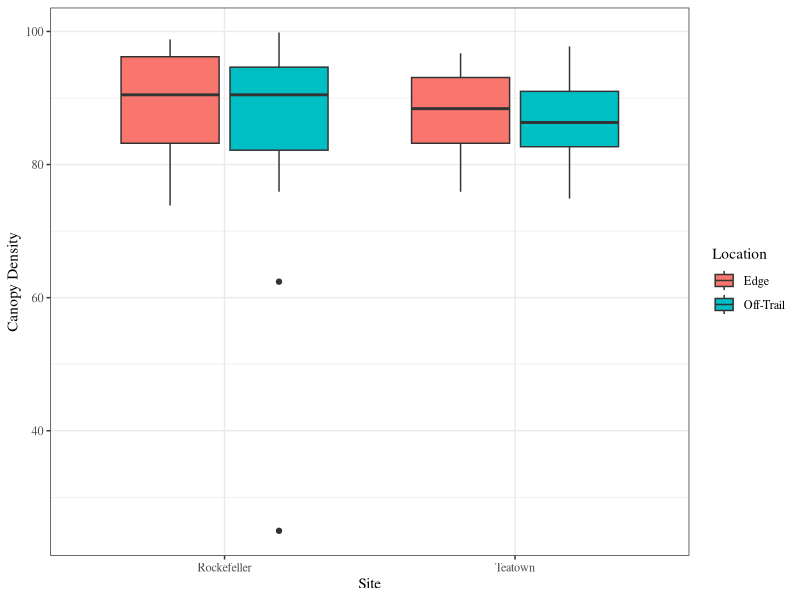
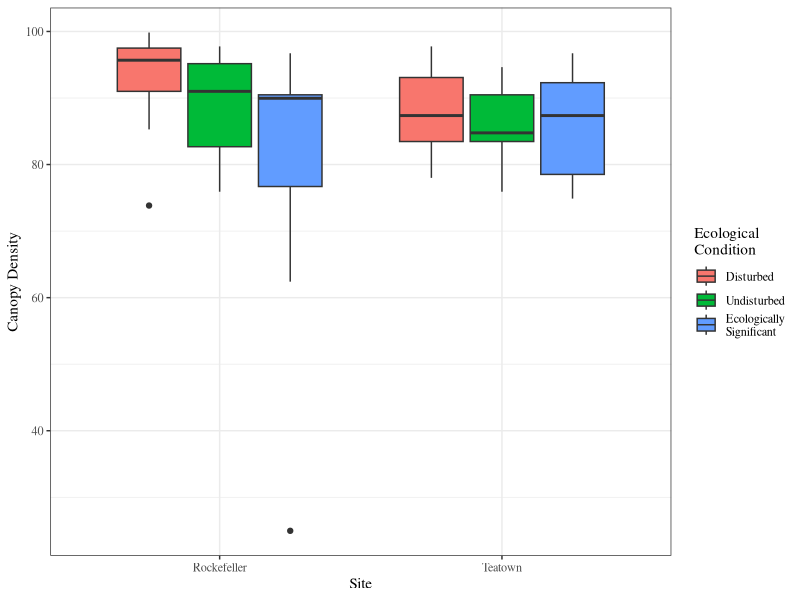
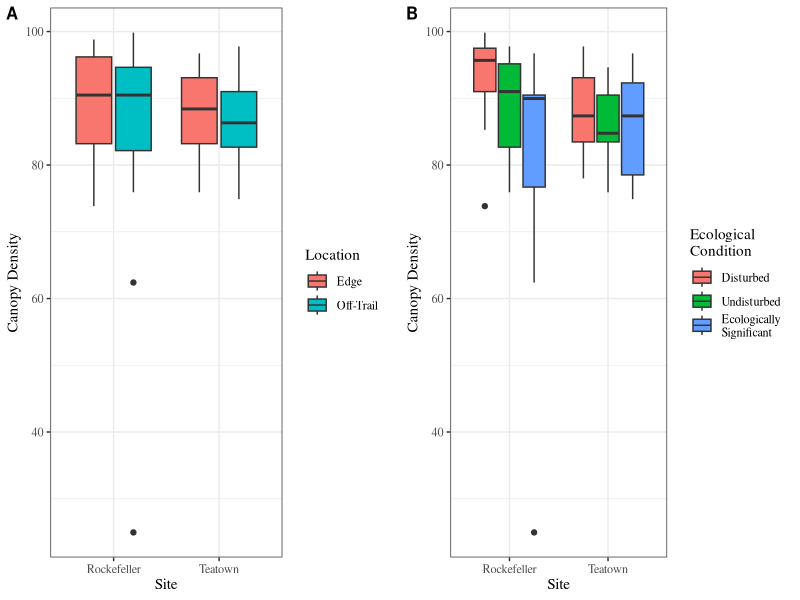
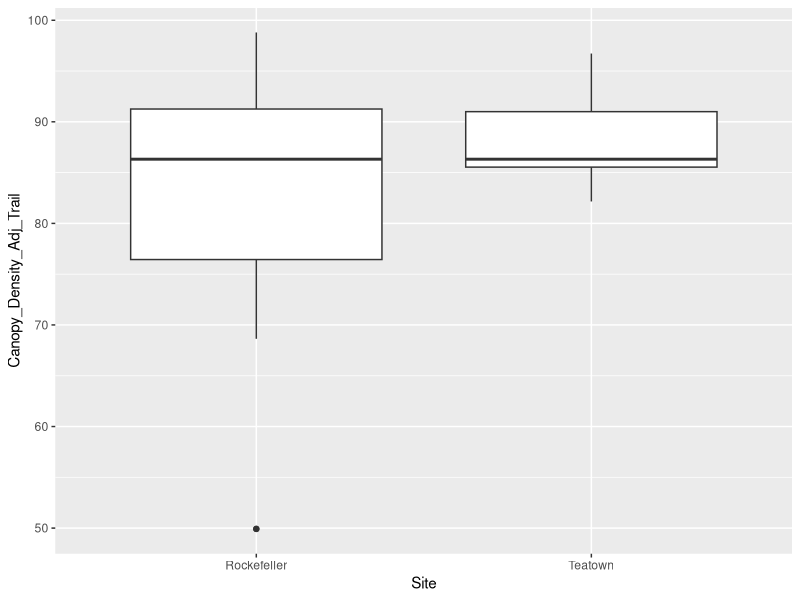
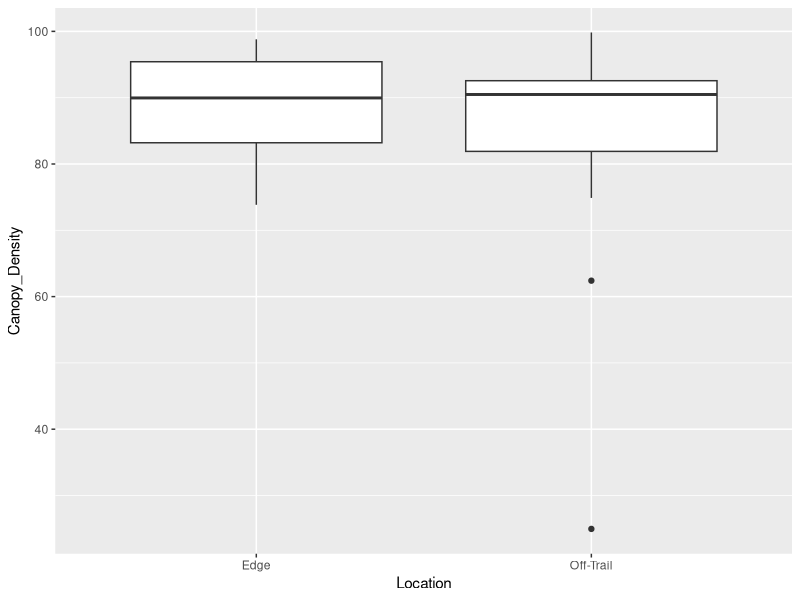
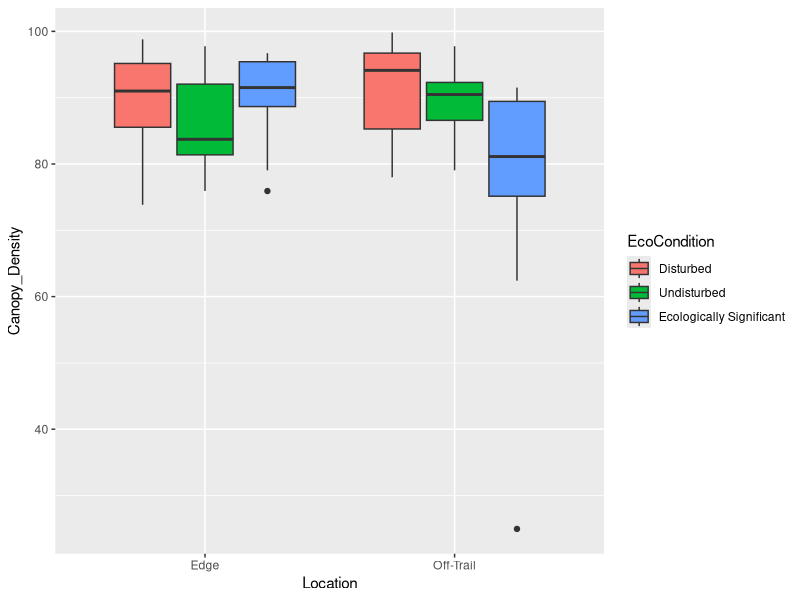
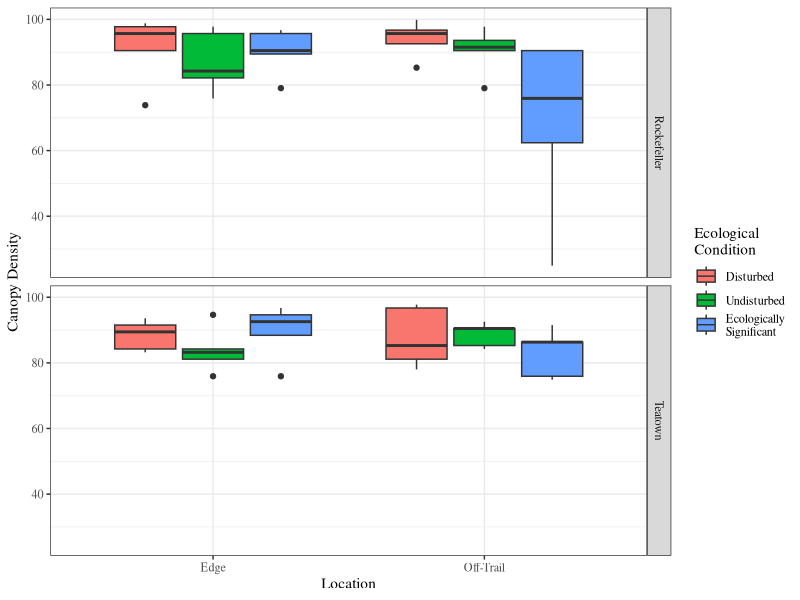
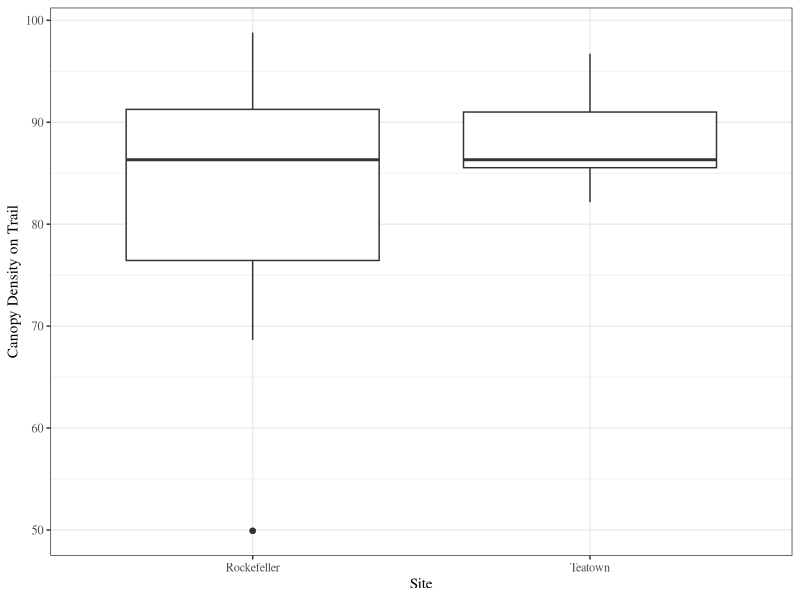

R code for these plots, in order:
## ---- chunk 1
library(readxl)
library(tidyverse)
library(knitr)
library(ggplot2)
library(cowplot)
## ---- chunk 2
papp_ground <- read_xlsx(path = "../data/PappFieldData.xlsx", sheet = 2)
papp_species <- read.csv("../data/Species_List.csv")
papp_ground <- left_join(papp_ground, papp_species, by = "Species")

# Change order of ecological conditions
papp_ground$EcoCondition <- factor(papp_ground$EcoCondition, 
                                   levels = c("Disturbed", "Undisturbed", "Ecologically Significant"))

## ---- chunk 3
canopy_dens <- 
  papp_ground %>%
  group_by(Site, Plot_Num, Location, EcoCondition) %>%
  summarise(Canopy_Density = unique(Canopy_Density),
            Canopy_Density_Adj_Trail = unique(Canopy_Density_Adjacent_Trail))
## ---- chunk 4
fig_3a <- 
  ggplot(data = canopy_dens, aes(x = Site, y = Canopy_Density, fill = Location)) +
  geom_boxplot() +
  xlab("Site") + 
  ylab("Canopy Density") + 
  theme_bw(base_family = "Times")
print(fig_3a)

## ---- chunk 5
fig_3b <-
  ggplot(data = canopy_dens, aes(x = Site, y = Canopy_Density, fill = EcoCondition)) +
  geom_boxplot() +
  xlab("Site") + 
  ylab("Canopy Density") + 
  scale_fill_discrete(name = "Ecological\nCondition",
                      breaks = c("Disturbed", "Undisturbed", "Ecologically Significant"),
                      labels = c("Disturbed", "Undisturbed", "Ecologically\nSignificant")) +
  theme_bw(base_family = "Times")
print(fig_3b)
## ---- chunk 6
plot_grid(fig_3a, fig_3b, labels = c("A", "B"), label_size = 12)
ggsave("../manuscript/figures/Figure-3-CanDens-Site.tiff", device = "tiff", width = 6.5, height = 3.5, units = "in")
## ---- chunk 7
ggplot(data = canopy_dens, aes(x = Site, y = Canopy_Density_Adj_Trail)) +
  geom_boxplot()
## ---- chunk 8
ggplot(data = canopy_dens, aes(x = Location, y = Canopy_Density)) +
  geom_boxplot()
## ---- chunk 9
ggplot(data = canopy_dens, aes(x = Location, y = Canopy_Density, fill = EcoCondition)) +
  geom_boxplot()
## ---- chunk 10
ggplot(data = canopy_dens, aes(x = Location, y = Canopy_Density, fill = EcoCondition)) +
  geom_boxplot() +
  facet_grid(Site~.) +
  ylab("Canopy Density") + 
  scale_fill_discrete(name = "Ecological\nCondition",
                      breaks = c("Disturbed", "Undisturbed", "Ecologically Significant"),
                      labels = c("Disturbed", "Undisturbed", "Ecologically\nSignificant")) +
  theme_bw(base_family = "Times")
ggsave("../manuscript/figures/Figure-3-CanDens-Loc-Site.png", device = "png", width = 6.5, height = 4, units = "in")

## ---- chunk 11
canopy_dens_lm_all <- lm(data = canopy_dens, Canopy_Density ~ Site * Location * EcoCondition )
kable(anova(canopy_dens_lm_all), digits = 3, format = "pandoc", caption = "ANOVA table of Canopy Density")
## ---- chunk 12
TukeyHSD(aov(data = canopy_dens, Canopy_Density ~ Site * Location * EcoCondition ))
# library(multcomp)
# Tukey1 <- glht(canopy_dens_lm_all, linfct = mcp(Site = "Tukey"))
# cld(Tukey1)
# 
# cld(glht(canopy_dens_lm_all, linfct = mcp(Site = "Tukey")))
# cld(glht(canopy_dens_lm_all, linfct = mcp(Location = "Tukey")))
# cld(glht(canopy_dens_lm_all, linfct = mcp(EcoCondition = "Tukey")))

# CLDDailyANOVA <- cld(Tukey.HSD.Results1, 
#     alpha=0.05,
#     Letters=letters,
#     adjust="tukey",
#     silent = TRUE)
# CLDDailyANOVA
# 
# opar <- par(mai=c(1,1,2,1))
# plot(CLDDailyANOVA, ann=F)
# title("Tukey HSD Daily Log Glass Eels - Year", line = +9) 
# title(xlab="Year", ylab="Log Glass Eels")

## ---- chunk 13
canopy_dens_aov_all <- aov(data = canopy_dens, Canopy_Density ~ Site * Location * EcoCondition )
TukeyHSD(canopy_dens_aov_all)
## ---- chunk 14
canopy_dens_lm <- lm(data = canopy_dens, Canopy_Density ~ Site * Location)
anova(canopy_dens_lm)

canopy_dens_lm_noint <- lm(data = canopy_dens, Canopy_Density ~ Site + Location )
anova(canopy_dens_lm_noint)
## ---- chunk 15
canopy_dens_eco <- lm(data = canopy_dens, Canopy_Density ~ Site * EcoCondition)
anova(canopy_dens_eco)
## ---- chunk 16
canopy_dens_loc_eco <- lm(data = canopy_dens, Canopy_Density ~ Location * EcoCondition)
anova(canopy_dens_loc_eco)
## ---- chunk 17
ggplot(data = canopy_dens, aes(x = Site, y = Canopy_Density_Adj_Trail)) +
  geom_boxplot() +
  ylab("Canopy Density on Trail") + 
  theme_bw(base_family = "Times")
  
## ---- chunk 18
with(canopy_dens, t.test(Canopy_Density_Adj_Trail ~ Site))
## ---- chunk 19
papp_trees <- read_xlsx(path = "../data/PappFieldData.xlsx", sheet = 1)
# Filter out the dead trees
papp_trees <- papp_trees %>% 
  filter(!grepl(pattern = "dead", papp_trees$Species))
# Add invasive/native status
papp_trees <- left_join(papp_trees, papp_species, by = "Species")

# Change order of ecological conditions
papp_trees$EcoCondition <- factor(papp_trees$EcoCondition, 
                                   levels = c("Disturbed", "Undisturbed", "Ecologically Significant"))

## ---- chunk 20
ggplot(data = papp_trees, aes(x = Site, y = DBH, fill = Location)) +
  geom_boxplot()
## ---- chunk 21
ggplot(data = papp_trees, aes(x = Site, y = DBH, fill = EcoCondition)) +
  geom_boxplot()
## ---- chunk 22
ggplot(data = papp_trees, aes(x = Location, y = DBH, fill = EcoCondition)) +
  geom_boxplot()
## ---- chunk 23
ggplot(data = papp_trees, aes(x = Location, y = DBH)) +
  geom_boxplot()
## ---- chunk 24
ggplot(data = papp_trees, aes(x = Site, y = DBH)) +
  geom_boxplot()
## ---- chunk 25
ggplot(data = papp_trees, aes(x = Site, y = DBH)) +
  geom_boxplot()
## ---- chunk 26
ggplot(data = papp_trees, aes(x = Location, y = DBH, fill = EcoCondition)) +
  geom_boxplot() +
  facet_grid(Site~.) +
  ylab("Diameter at Breast Height (DBH)") + 
  scale_fill_discrete(name = "Ecological\nCondition",
                      breaks = c("Disturbed", "Undisturbed", "Ecologically Significant"),
                      labels = c("Disturbed", "Undisturbed", "Ecologically\nSignificant")) +
  theme_bw(base_family = "Times")
ggsave("../manuscript/figures/Figure-DBH-Loc-Site.png", device = "png", width = 6.5, height = 4, units = "in")
## ---- chunk 27
#DBH_lm_all <- lm(data = filter(papp_trees, EcoCondition != "Ecologically Significant"), DBH ~ Site * Location * EcoCondition )
DBH_lm_all <- lm(data = papp_trees, DBH ~ Site * Location * EcoCondition )
kable(anova(DBH_lm_all), digits = 3, format = "pandoc", caption = "ANOVA table of DBH")
## ---- chunk 28
DBH_lm <- lm(data = papp_trees, DBH ~ Site * Location)
kable(anova(DBH_lm), digits = 3, format = "pandoc", caption = "ANOVA table")

DBH_lm_noint <- lm(data = papp_trees, DBH ~ Site + Location )
kable(anova(DBH_lm_noint), digits = 3, format = "pandoc", caption = "ANOVA table")
## ---- chunk 29
DBH_lm_eco <- lm(data = papp_trees, DBH ~ Site * EcoCondition)
anova(DBH_lm_eco)
## ---- chunk 30
DBH_lm_loc_eco <- lm(data = papp_trees, DBH ~ Location * EcoCondition)
anova(DBH_lm_loc_eco)
## ---- chunk 31
with(papp_trees, t.test(DBH ~ Site))
## ---- chunk 32
trees_tally <- 
  papp_trees %>%
  group_by(Site, Plot_Num, Location, EcoCondition) %>%
  tally()
## ---- chunk 33
ggplot(data = trees_tally, aes(x = Site, y = n, fill = Location)) +
  geom_boxplot()

ggplot(data = trees_tally, aes(x = Site, y = n, fill = EcoCondition)) +
  geom_boxplot()
## ---- chunk 34
ggplot(data = trees_tally, aes(x = Location, y = n, fill = EcoCondition)) +
  geom_boxplot()
## ---- chunk 35
ggplot(data = trees_tally, aes(x = Location, y = n)) +
  geom_boxplot()
## ---- chunk 36
ggplot(data = trees_tally, aes(x = Location, y = n, fill = EcoCondition)) +
  geom_boxplot() +
  facet_grid(Site~.) +
  ylab("Number of Trees") + 
  scale_fill_discrete(name = "Ecological\nCondition",
                      breaks = c("Disturbed", "Undisturbed", "Ecologically Significant"),
                      labels = c("Disturbed", "Undisturbed", "Ecologically\nSignificant")) +
  theme_bw(base_family = "Times")

## ---- chunk 37
tree_tally_lm_all <- lm(data = trees_tally, n ~ Site * Location * EcoCondition )
kable(anova(tree_tally_lm_all), digits = 3, format = "pandoc", caption = "ANOVA table of Tree Counts")
## ---- chunk 38
tree_tally_lm <- lm(data = trees_tally, n ~ Site * Location)
anova(tree_tally_lm)

tree_tally_lm_noint <- lm(data = trees_tally, n ~ Site + Location )
anova(tree_tally_lm_noint)
## ---- chunk 39
tree_tally_lm_eco <- lm(data = trees_tally, n ~ Site * EcoCondition)
anova(tree_tally_lm_eco)
## ---- chunk 40
tree_tally_lm_loc_eco <- lm(data = trees_tally, n ~ Site * Location * EcoCondition)
anova(tree_tally_lm_loc_eco)
## ---- chunk 41
with(trees_tally, t.test(n ~ Location))
## ---- chunk 42
trees_richness <- 
  papp_trees %>%
  group_by(Site, Plot_Num, Location, EcoCondition) %>%
  summarise(Richness = length(unique(Species)))
## ---- chunk 43
ggplot(data = trees_richness, aes(x = Location, y = Richness, fill = EcoCondition)) +
  geom_boxplot() +
  facet_grid(Site~.) +
  ylab("Tree Species Richness") + 
  scale_fill_discrete(name = "Ecological\nCondition",
                      breaks = c("Disturbed", "Undisturbed", "Ecologically Significant"),
                      labels = c("Disturbed", "Undisturbed", "Ecologically\nSignificant")) +
  theme_bw(base_family = "Times")

## ---- chunk 44
tree_richness_lm_all <- lm(data = trees_richness, Richness ~ Site * Location * EcoCondition )
kable(anova(tree_richness_lm_all), digits = 3, format = "pandoc", caption = "ANOVA table of Tree Richness")
## ---- chunk 45
library(vegan)
## ---- chunk 46
ground_veg <- papp_ground[ !(papp_ground$Species %in% c("Bare ground")), ]
## ---- chunk 47
plants_tally <- 
  ground_veg %>%
  group_by(Site, Plot_Num, Location, EcoCondition) %>%
  tally()
## ---- chunk 48
ggplot(data = plants_tally, aes(x = Site, y = n, fill = Location)) +
  geom_boxplot()

ggplot(data = plants_tally, aes(x = Site, y = n, fill = EcoCondition)) +
  geom_boxplot()
## ---- chunk 49
ggplot(data = plants_tally, aes(x = Location, y = n, fill = EcoCondition)) +
  geom_boxplot()
## ---- chunk 50
ggplot(data = plants_tally, aes(x = Location, y = n)) +
  geom_boxplot()
## ---- chunk 51
ggplot(data = plants_tally, aes(x = Location, y = n, fill = EcoCondition)) +
  geom_boxplot() +
  facet_grid(Site~.) +
  ylab("Plant Species Richness") + 
  scale_fill_discrete(name = "Ecological\nCondition",
                      breaks = c("Disturbed", "Undisturbed", "Ecologically Significant"),
                      labels = c("Disturbed", "Undisturbed", "Ecologically\nSignificant")) +
  theme_bw(base_family = "Times")

## ---- chunk 52
plant_tally_lm_all <- lm(data = plants_tally, n ~ Site * Location * EcoCondition )
kable(anova(plant_tally_lm_all), digits = 3, format = "pandoc", caption = "ANOVA table of Total Plant Counts")
## ---- chunk 53
TukeyHSD(aov(data = plants_tally, n ~ Site * Location * EcoCondition))
## ---- chunk 54
plant_tally_lm <- lm(data = plants_tally, n ~ Site * Location)
anova(plant_tally_lm)

plant_tally_lm_noint <- lm(data = plants_tally, n ~ Site + Location )
anova(plant_tally_lm_noint)
## ---- chunk 55
plant_tally_lm_eco <- lm(data = plants_tally, n ~ Site * EcoCondition)
anova(plant_tally_lm_eco)
## ---- chunk 56
plant_tally_lm_loc_eco <- lm(data = plants_tally, n ~ Location * EcoCondition)
anova(plant_tally_lm_loc_eco)
## ---- chunk 57
with(plants_tally, t.test(n ~ Location))
## ---- chunk 58
nat_inv_plants_tally <- 
  ground_veg %>%
  group_by(Site, Plot_Num, Location, EcoCondition, Inv_Nat) %>%
  tally()

# change flags for native and invasive
nat_inv_plants_tally$Inv_Nat <- 
  ifelse(nat_inv_plants_tally$Inv_Nat == "n", yes = "Native", no = "Invasive")
nat_inv_plants_tally$Inv_Nat <- factor(nat_inv_plants_tally$Inv_Nat,
                                       levels = c("Native", "Invasive"))

#Separate the Native Data
native_plants_tally <- nat_inv_plants_tally %>%
  filter(Inv_Nat == "Native")
## ---- chunk 59
ggplot(data = nat_inv_plants_tally, aes(x = Location, y = n, fill = EcoCondition)) +
  geom_boxplot() +
  facet_grid(Site~Inv_Nat) +
  ylab("Plant Species Richness") + 
  scale_fill_discrete(name = "Ecological\nCondition",
                      breaks = c("Disturbed", "Undisturbed", "Ecologically Significant"),
                      labels = c("Disturbed", "Undisturbed", "Ecologically\nSignificant")) +
  theme_bw(base_family = "Times")

## ---- chunk 60
ggplot(data = native_plants_tally, aes(x = Site, y = n, fill = Location)) +
  geom_boxplot()

ggplot(data = native_plants_tally, aes(x = Site, y = n, fill = EcoCondition)) +
  geom_boxplot()
## ---- chunk 61
ggplot(data = native_plants_tally, aes(x = Location, y = n, fill = EcoCondition)) +
  geom_boxplot()
## ---- chunk 62
ggplot(data = native_plants_tally, aes(x = Location, y = n)) +
  geom_boxplot()
## ---- chunk 63
nat_inv_plant_tally_lm_all <- lm(data = nat_inv_plants_tally, n ~ Site * Location * EcoCondition * Inv_Nat )
kable(anova(nat_inv_plant_tally_lm_all), digits = 3, format = "pandoc", caption = "ANOVA table of Plant Species Richness")
## ---- chunk 64
native_plant_tally_lm_all <- lm(data = native_plants_tally, n ~ Site * Location * EcoCondition )
kable(anova(native_plant_tally_lm_all), digits = 3, format = "pandoc", caption = "ANOVA table of Native Plant Species Richness")
## ---- chunk 65
native_plant_tally_lm <- lm(data = native_plants_tally, n ~ Site * Location)
anova(native_plant_tally_lm)

native_plant_tally_lm_noint <- lm(data = native_plants_tally, n ~ Site + Location )
anova(native_plant_tally_lm_noint)
## ---- chunk 66
native_plant_tally_lm_eco <- lm(data = native_plants_tally, n ~ Site * EcoCondition)
anova(native_plant_tally_lm_eco)
## ---- chunk 67
native_plant_tally_lm_loc_eco <- lm(data = native_plants_tally, n ~ Location * EcoCondition)
anova(native_plant_tally_lm_loc_eco)
## ---- chunk 68
with(native_plants_tally, t.test(n ~ Location))
## ---- chunk 69
ground_veg2 <- ground_veg[, !(colnames(ground_veg) %in% c("Braun_Blaunquet"))]

# Calculate relative percent cover first
ground_veg2 <-
  ground_veg2 %>% 
  group_by(Plot_Num) %>%
  mutate(Plot_Tot_Cover = sum(Percent_Cover))
ground_veg2$Relative_Percent_Cover <-
  ground_veg2$Percent_Cover / ground_veg2$Plot_Tot_Cover

# Group the Data 
papp_ground_cover <- ground_veg2 %>%
  group_by(Site, Location, EcoCondition, Plot_Num)

# change flags for native and invasive
papp_ground_cover$Inv_Nat <- 
  ifelse(papp_ground_cover$Inv_Nat == "n", yes = "Native", no = "Invasive")
papp_ground_cover$Inv_Nat <- factor(papp_ground_cover$Inv_Nat,
                                       levels = c("Native", "Invasive"))

# Summarize the data by plots
papp_ground_cover_summary <- 
  papp_ground_cover %>%
  group_by(Site, Location, EcoCondition, Plot_Num, Inv_Nat) %>%
  summarise(Tot_Perc_Cover = sum(Percent_Cover),
            Tot_Rel_Perc_Cover = sum(Relative_Percent_Cover))

## ---- chunk 70
ggplot(data = papp_ground_cover, aes(x = Location, y = Relative_Percent_Cover, fill = EcoCondition)) +
  geom_boxplot() +
  facet_grid(Site~Inv_Nat) +
  ylab("Relative Percent Cover") + 
  scale_fill_discrete(name = "Ecological\nCondition",
                      breaks = c("Disturbed", "Undisturbed", "Ecologically Significant"),
                      labels = c("Disturbed", "Undisturbed", "Ecologically\nSignificant")) +
  theme_bw(base_family = "Times")

## ---- chunk 71
ggplot(data = papp_ground_cover, aes(x = Location, y = Percent_Cover, fill = EcoCondition)) +
  geom_boxplot() +
  facet_grid(Site~Inv_Nat) +
  ylab("Percent Cover") + 
  scale_fill_discrete(name = "Ecological\nCondition",
                      breaks = c("Disturbed", "Undisturbed", "Ecologically Significant"),
                      labels = c("Disturbed", "Undisturbed", "Ecologically\nSignificant")) +
  theme_bw(base_family = "Times")

## ---- chunk 72
ggplot(data = papp_ground_cover_summary, aes(x = Location, y = Tot_Rel_Perc_Cover, fill = EcoCondition)) +
  geom_boxplot() +
  facet_grid(Site~Inv_Nat) +
  ylab("Total Relative Percent Cover") + 
  scale_fill_discrete(name = "Ecological\nCondition",
                      breaks = c("Disturbed", "Undisturbed", "Ecologically Significant"),
                      labels = c("Disturbed", "Undisturbed", "Ecologically\nSignificant")) +
  theme_bw(base_family = "Times")

## ---- chunk 73
inv_nat_tot_rel_cover_lm_all <- lm(data = papp_ground_cover_summary, Tot_Rel_Perc_Cover ~ Site * Location * EcoCondition * Inv_Nat )
kable(anova(inv_nat_tot_rel_cover_lm_all), digits = 3, format = "pandoc", caption = "ANOVA table of Total Relative Percent Cover")
summary(inv_nat_tot_rel_cover_lm_all)
## ---- chunk 74
ggplot(data = papp_ground_cover_summary, aes(x = Location, y = Tot_Perc_Cover, fill = EcoCondition)) +
  geom_boxplot() +
  facet_grid(Site~Inv_Nat) +
  ylab("Total Percent Cover") + 
  scale_fill_discrete(name = "Ecological\nCondition",
                      breaks = c("Disturbed", "Undisturbed", "Ecologically Significant"),
                      labels = c("Disturbed", "Undisturbed", "Ecologically\nSignificant")) +
  theme_bw(base_family = "Times")

## ---- chunk 75
inv_nat_tot_cover_lm_all <- lm(data = papp_ground_cover_summary, Tot_Perc_Cover ~ Site * Location * EcoCondition * Inv_Nat )
kable(anova(inv_nat_tot_cover_lm_all), digits = 3, format = "pandoc", caption = "ANOVA table of Total Percent Cover")
## ---- chunk 76
ggplot(data = papp_ground_cover, aes(x = Site, y = Plot_Tot_Cover, fill = Location)) +
  geom_boxplot()

ggplot(data = papp_ground_cover, aes(x = Site, y = Plot_Tot_Cover, fill = EcoCondition)) +
  geom_boxplot()
## ---- chunk 77
ggplot(data = papp_ground_cover, aes(x = Location, y = Plot_Tot_Cover, fill = EcoCondition)) +
  geom_boxplot()
## ---- chunk 78
ggplot(data = papp_ground_cover, aes(x = EcoCondition, y = Plot_Tot_Cover)) +
  geom_boxplot()
## ---- chunk 79
ggplot(data = papp_ground_cover, aes(x = Site, y = Plot_Tot_Cover, fill = Location)) +
  geom_boxplot()
## ---- chunk 80
cov_lm_all <- lm(data = papp_ground_cover, Plot_Tot_Cover ~ Site * Location * EcoCondition )
kable(anova(cov_lm_all), digits = 3, format = "pandoc", caption = "ANOVA table of Total Coverage")
## ---- chunk 81
cov_lm <- lm(data = papp_ground_cover, Plot_Tot_Cover ~ Site * Location)
anova(cov_lm)

cov_lm_noint <- lm(data = papp_ground_cover, Plot_Tot_Cover ~ Site + Location )
anova(cov_lm_noint)
## ---- chunk 82
cov_lm_eco <- lm(data = papp_ground_cover, Plot_Tot_Cover ~ Site * EcoCondition)
anova(cov_lm_eco)
## ---- chunk 83
with(papp_ground_cover, t.test(Plot_Tot_Cover ~ Location))
## ---- chunk 84
papp_ground_summary <- ground_veg2 %>%
  group_by(Plot_Num, Site, Location, EcoCondition, Inv_Nat) %>%
  summarise(Inv_Nat_Rel_Cover = sum(Relative_Percent_Cover))

papp_ground_summary_nat <- papp_ground_summary %>%
  filter(Inv_Nat == "n")
## ---- chunk 85
ggplot(data = papp_ground_summary_nat, aes(x = Site, y = Inv_Nat_Rel_Cover, fill = Location)) +
  geom_boxplot()

ggplot(data = papp_ground_summary_nat, aes(x = Site, y = Inv_Nat_Rel_Cover, fill = EcoCondition)) +
  geom_boxplot()
## ---- chunk 86
ggplot(data = papp_ground_summary_nat, aes(x = Location, y = Inv_Nat_Rel_Cover, fill = EcoCondition)) +
  geom_boxplot()
## ---- chunk 87
ggplot(data = papp_ground_summary_nat, aes(x = Site, y = Inv_Nat_Rel_Cover)) +
  geom_boxplot()
## ---- chunk 88
ggplot(data = papp_ground_summary_nat, aes(x = EcoCondition, y = Inv_Nat_Rel_Cover)) +
  geom_boxplot()
## ---- chunk 89
native_coverage_lm_all <- lm(data = papp_ground_summary_nat, Inv_Nat_Rel_Cover ~ Site * Location * EcoCondition )
kable(anova(native_coverage_lm_all), digits = 3, format = "pandoc", caption = "ANOVA table of Relative Native Coverage")
## ---- chunk 90
native_coverage_lm <- lm(data = papp_ground_summary_nat, Inv_Nat_Rel_Cover ~ Site * Location)
anova(native_coverage_lm)

native_coverage_lm_noint <- lm(data = papp_ground_summary_nat, Inv_Nat_Rel_Cover ~ Site + Location )
anova(native_coverage_lm_noint)
## ---- chunk 91
native_coverage_lm_eco <- lm(data = papp_ground_summary_nat, Inv_Nat_Rel_Cover ~ Site * EcoCondition)
anova(native_coverage_lm_eco)
## ---- chunk 92
with(papp_ground_summary_nat, t.test(Inv_Nat_Rel_Cover ~ Location))
## ---- chunk 93
papp_ground_summary <- ground_veg2 %>%
  group_by(Plot_Num, Site, Location, EcoCondition, Inv_Nat) %>%
  summarise(Inv_Nat_Rel_Cover = sum(Relative_Percent_Cover))

papp_ground_summary_inv <- papp_ground_summary %>%
  filter(Inv_Nat == "i ")
## ---- chunk 94
ggplot(data = papp_ground_summary_inv, aes(x = Site, y = Inv_Nat_Rel_Cover, fill = Location)) +
  geom_boxplot()

ggplot(data = papp_ground_summary_inv, aes(x = Site, y = Inv_Nat_Rel_Cover, fill = EcoCondition)) +
  geom_boxplot()
## ---- chunk 95
ggplot(data = papp_ground_summary_inv, aes(x = Location, y = Inv_Nat_Rel_Cover, fill = EcoCondition)) +
  geom_boxplot()
## ---- chunk 96
ggplot(data = papp_ground_summary_inv, aes(x = Site, y = Inv_Nat_Rel_Cover)) +
  geom_boxplot()
## ---- chunk 97
ggplot(data = papp_ground_summary_inv, aes(x = EcoCondition, y = Inv_Nat_Rel_Cover)) +
  geom_boxplot()
## ---- chunk 98
ggplot(data = papp_ground_summary_inv, aes(x = Location, y = Inv_Nat_Rel_Cover)) +
  geom_boxplot()
## ---- chunk 99
relative_invasiveness_lm_all <- lm(data = papp_ground_summary_inv, Inv_Nat_Rel_Cover ~ Site * Location * EcoCondition )
kable(anova(relative_invasiveness_lm_all), digits = 3, format = "pandoc", caption = "ANOVA table of Relative Invasive Coverage")
## ---- chunk 100
relative_invasiveness_lm <- lm(data = papp_ground_summary_inv, Inv_Nat_Rel_Cover ~ Site * Location)
anova(relative_invasiveness_lm)

relative_invasiveness_lm_noint <- lm(data = papp_ground_summary_inv, Inv_Nat_Rel_Cover ~ Site + Location )
anova(relative_invasiveness_lm_noint)
## ---- chunk 101
relative_invasiveness_lm_eco <- lm(data = papp_ground_summary_inv, Inv_Nat_Rel_Cover ~ Site * EcoCondition)
anova(relative_invasiveness_lm_eco)
## ---- chunk 102
with(papp_ground_summary_inv, t.test(Inv_Nat_Rel_Cover ~ Location))
## ---- chunk 103
with(papp_ground_summary_inv, t.test(Inv_Nat_Rel_Cover ~ Site))
## ---- chunk 104
library(tidyr)
library(dplyr)
library(vegan)
## ---- chunk 105
tree_species_tally <- 
  papp_trees %>%
  group_by(Species, Site, Plot_Num, Location, EcoCondition) %>%
  tally()
## ---- chunk 106
tree_spread <- tree_species_tally %>%
  spread(Species, n, convert = TRUE)
## ---- chunk 107
trees_BCI <- tree_spread[, !(colnames(tree_spread) %in% c("Site", "Location", "EcoCondition"))] ;
  trees_BCI[is.na(trees_BCI <- trees_BCI)] <- 0 ;
   
trees_BCI <- data.frame(trees_BCI, row.names = 1)
## ---- chunk 108
shannon_trees <- diversity(trees_BCI)
canopy_dens$shannon_trees <- shannon_trees
mean(shannon_trees)
## ---- chunk 109
ggplot(data = canopy_dens, aes(x = Location, y = shannon_trees, fill = EcoCondition)) +
  geom_boxplot() +
  facet_grid(Site ~ .)
## ---- chunk 110
canopy_dens_sh_all <- lm(data = canopy_dens, shannon_trees ~ Site * Location * EcoCondition )
kable(anova(canopy_dens_sh_all), digits = 3, format = "pandoc", caption = "ANOVA table of Shannon Index of Trees")
## ---- chunk 111
canopy_dens_sh <- lm(data = canopy_dens, shannon_trees ~ Site * Location)
anova(canopy_dens_sh)

canopy_dens_sh_noint <- lm(data = canopy_dens, shannon_trees ~ Site + Location)
anova(canopy_dens_sh_noint)
## ---- chunk 112
canopy_dens_sh_eco <- lm(data = canopy_dens, shannon_trees ~ Site * EcoCondition)
anova(canopy_dens_sh_eco)
## ---- chunk 113
canopy_dens_sh_loc_eco <- lm(data = canopy_dens, shannon_trees ~ Location * EcoCondition)
anova(canopy_dens_sh_loc_eco)
## ---- chunk 114
with(canopy_dens, t.test(shannon_trees ~ Location))
## ---- chunk 115
ground_spread <- ground_veg2 %>%
  select(Species, Relative_Percent_Cover, Plot_Num) %>%
  spread(Species, Relative_Percent_Cover, convert = TRUE)
## ---- chunk 116
ground_BCI <- ground_spread
ground_BCI[is.na(ground_BCI <- ground_BCI)] <- 0 
ground_BCI <- data.frame(ground_BCI, row.names = 1)
## ---- chunk 117
shannon_ground <- diversity(ground_BCI)
plants_tally$shannon_ground <- shannon_ground
mean(shannon_ground)
## ---- chunk 118
ggplot(data = plants_tally, aes(x = Site, y = shannon_ground, fill = EcoCondition)) +
  geom_boxplot() 

## ---- chunk 119
ggplot(data = plants_tally, aes(x = Site, y = shannon_ground, fill = Location)) +
  geom_boxplot() 
 
## ---- chunk 120
papp_ground_sh_all <- lm(data = plants_tally, shannon_ground ~ Site * Location * EcoCondition )
kable(anova(papp_ground_sh_all), digits = 3, format = "pandoc", caption = "ANOVA table of Shannon Index of Plants")
## ---- chunk 121
papp_ground_sh <- lm(data = plants_tally, shannon_ground ~ Site * Location)
anova(papp_ground_sh)

papp_ground_sh_noint <- lm(data = plants_tally, shannon_ground ~ Site + Location )
anova(papp_ground_sh_noint)
## ---- chunk 122
papp_ground_sh_eco <- lm(data = plants_tally, shannon_ground ~ Site * EcoCondition)
anova(papp_ground_sh_eco)
## ---- chunk 123
papp_ground_sh_loc_eco <- lm(data = plants_tally, shannon_ground ~ Location * EcoCondition)
anova(papp_ground_sh_loc_eco)
## ---- chunk 124
with(plants_tally, t.test(shannon_ground ~ Location))
## ---- chunk 125
disturbed <- plants_tally %>%
  filter(EcoCondition == "Disturbed") 

with(disturbed, t.test(shannon_ground ~ Location))
## ---- chunk 126
Undisturbed <- plants_tally %>%
  filter(EcoCondition == "Undisturbed")

with(Undisturbed, t.test(shannon_ground ~ Location))
## ---- chunk 127
ecosig <- plants_tally %>%
  filter(EcoCondition == "Ecologically Significant")

with(ecosig, t.test(shannon_ground ~ Location))
## ---- chunk 128
native_ground_spread <- ground_veg2 %>%
  filter(Inv_Nat == "n") %>%
  select(Species, Relative_Percent_Cover, Plot_Num) %>%
  spread(Species, Relative_Percent_Cover, convert = TRUE)
## ---- chunk 129
native_ground_BCI <- native_ground_spread
native_ground_BCI[is.na(native_ground_BCI <- native_ground_BCI)] <- 0 
native_ground_BCI <- data.frame(native_ground_BCI, row.names = 1)
## ---- chunk 130
native_shannon_ground <- diversity(native_ground_BCI)
plants_tally$native_shannon_ground <- native_shannon_ground
mean(native_shannon_ground)
## ---- chunk 131
ggplot(data = plants_tally, aes(x = Site, y = native_shannon_ground, fill = EcoCondition)) +
  geom_boxplot() 
## ---- chunk 132
ggplot(data = plants_tally, aes(x = EcoCondition, y = native_shannon_ground)) +
  geom_boxplot()
## ---- chunk 133
ggplot(data = plants_tally, aes(x = Site, y = native_shannon_ground, fill = Location)) +
  geom_boxplot() 
## ---- chunk 134
native_ground_sh_all <- lm(data = plants_tally, native_shannon_ground ~ Site * Location * EcoCondition )
kable(anova(native_ground_sh_all), digits = 3, format = "pandoc", caption = "ANOVA table of Shannon Index of Native Plants")
## ---- chunk 135
native_ground_sh <- lm(data = plants_tally, native_shannon_ground ~ Site * Location)
anova(native_ground_sh)

native_ground_sh_noint <- lm(data = plants_tally, native_shannon_ground ~ Site + Location )
anova(native_ground_sh_noint)
## ---- chunk 136
native_ground_sh_eco <- lm(data = plants_tally, native_shannon_ground ~ Site * EcoCondition)
anova(native_ground_sh_eco)
## ---- chunk 137
native_ground_sh_loc_eco <- lm(data = plants_tally, native_shannon_ground ~ Location * EcoCondition)
anova(native_ground_sh_loc_eco)
## ---- chunk 138
with(plants_tally, t.test(native_shannon_ground ~ Location))
## ---- chunk 139
nat_disturbed <- plants_tally %>%
  filter(EcoCondition == "Disturbed") 

with(nat_disturbed, t.test(native_shannon_ground ~ Location))
## ---- chunk 140
nat_undisturbed <- plants_tally %>%
  filter(EcoCondition == "Undisturbed") 
with(nat_undisturbed, t.test(native_shannon_ground ~ Location))
## ---- chunk 141
nat_ecosig <- plants_tally %>%
  filter(EcoCondition == "Ecologically Significant")

with(nat_ecosig, t.test(native_shannon_ground ~ Location))
## ---- chunk 142
Ord_Trees <- metaMDS(trees_BCI)

Ord_Trees

ordiplot(Ord_Trees, type = "t" )
## ---- chunk 143
Tree_dist <- vegdist(trees_BCI, method = "bray")

Tree_clust <- hclust(Tree_dist)

plot(Tree_clust)
## ---- chunk 144
Trees_rda <- rda(trees_BCI)

plot(Trees_rda, scaling = 2)
ordiplot(Trees_rda)
## ---- chunk 145
Ord_ground <- metaMDS(ground_BCI)

Ord_ground

ordiplot(Ord_ground, type = "t")
## ---- chunk 146
Ground_dist <- vegdist(ground_BCI, method = "bray")

Ground_clust <- hclust(Ground_dist)

plot(Ground_clust)
## ---- chunk 147
Ground_rda <- rda(ground_BCI)

plot(Ground_rda, scaling = 2)
ordiplot(Ground_rda)
## ---- chunk 148
Ord_native_ground <- metaMDS(native_ground_BCI)

Ord_native_ground

ordiplot(Ord_native_ground, type = "t")
## ---- chunk 149
Native_Ground_dist <- vegdist(native_ground_BCI, method = "bray")

Native_Ground_clust <- hclust(Native_Ground_dist)

plot(Native_Ground_clust)
## ---- chunk 150
Native_Ground_rda <- rda(native_ground_BCI)

plot(Native_Ground_rda, scaling = 2)
ordiplot(Native_Ground_rda)
## ---- chunk 151
beta <- vegdist(trees_BCI, binary=TRUE)#

# Reshape the beta diversity matrix from wide to long format
beta_mat <- as.matrix(beta)
beta_mat[!lower.tri(beta_mat)] <- NA
beta_df <- as.data.frame(beta_mat)
beta_df$plot1 <- row.names(beta_df)
beta_df_long <- gather(beta_df, "plot2", "beta", 1:60)
beta_df_long <- filter(beta_df_long, !is.na(beta))

# Merge beta_df_long with data.frame columns for plot characteristics
beta_df_long <- inner_join(beta_df_long, select(canopy_dens, Site:EcoCondition), by = c("plot1" = "Plot_Num"))
beta_df_long <- inner_join(beta_df_long, select(canopy_dens, Site:EcoCondition), by = c("plot2" = "Plot_Num"))

## ---- chunk 152
ggplot(data = filter(beta_df_long, Site.x == Site.y), aes(x = Site.x, y = beta)) +
  geom_boxplot()
## ---- chunk 153
beta_temp <- filter(beta_df_long, Site.x == Site.y)
t.test(data = beta_temp, beta~Site.x)
## ---- chunk 154
beta_temp <- filter(beta_df_long, Site.x == Site.y, Location.x == Location.y)
ggplot(data = beta_temp, aes(x = Site.x, y = beta, fill = Location.x)) +
  geom_boxplot()

## ---- chunk 155
kable(anova(lm(data = beta_temp, beta ~ Site.x * Location.x)), digits = 3, format = "pandoc", caption = "ANOVA table")
## ---- chunk 156
beta_temp <- filter(beta_df_long, Site.x == Site.y, Location.x != Location.y)
ggplot(data = beta_temp, aes(x = Site.x, y = beta)) +
  geom_boxplot()

t.test(data = beta_temp, beta~Site.x)

## ---- chunk 157
beta_temp <- filter(beta_df_long, Site.x != Site.y, Location.x == Location.y)
ggplot(data = beta_temp, aes(x = Location.x, y = beta)) +
  geom_boxplot()

t.test(data = beta_temp, beta~Location.x)

## ---- chunk 158
beta_bray <- vegdist(trees_BCI, method = "bray")

# Reshape the beta diversity matrix from wide to long format
beta_bray_mat <- as.matrix(beta_bray)
beta_bray_mat[!lower.tri(beta_bray_mat)] <- NA
beta_bray_df <- as.data.frame(beta_bray_mat)
beta_bray_df$plot1 <- row.names(beta_bray_df)
beta_bray_df_long <- gather(beta_bray_df, "plot2", "beta_bray", 1:60)
beta_bray_df_long <- filter(beta_bray_df_long, !is.na(beta_bray))

# Merge beta_bray_df_long with data.frame columns for plot characteristics
beta_bray_df_long <- inner_join(beta_bray_df_long, select(canopy_dens, Site:EcoCondition), by = c("plot1" = "Plot_Num"))
beta_bray_df_long <- inner_join(beta_bray_df_long, select(canopy_dens, Site:EcoCondition), by = c("plot2" = "Plot_Num"))

## ---- chunk 159
ggplot(data = filter(beta_bray_df_long, Site.x == Site.y), aes(x = Site.x, y = beta_bray)) +
  geom_boxplot()
## ---- chunk 160
beta_bray_temp <- filter(beta_bray_df_long, Site.x == Site.y)
t.test(data = beta_bray_temp, beta_bray~Site.x)
## ---- chunk 161
beta_bray_temp <- filter(beta_bray_df_long, Site.x == Site.y, Location.x == Location.y)
ggplot(data = beta_bray_temp, aes(x = Site.x, y = beta_bray, fill = Location.x)) +
  geom_boxplot()

## ---- chunk 162
kable(anova(lm(data = beta_bray_temp, beta_bray ~ Site.x * Location.x)), digits = 3, format = "pandoc", caption = "ANOVA table")
## ---- chunk 163
beta_bray_temp <- filter(beta_bray_df_long, Site.x == Site.y, Location.x != Location.y)
ggplot(data = beta_bray_temp, aes(x = Site.x, y = beta_bray)) +
  geom_boxplot()

t.test(data = beta_bray_temp, beta_bray~Site.x)

## ---- chunk 164
beta_temp <- filter(beta_df_long, Site.x != Site.y, Location.x == Location.y)
ggplot(data = beta_temp, aes(x = Location.x, y = beta)) +
  geom_boxplot()

t.test(data = beta_temp, beta~Location.x)
## ---- chunk 165
ground_beta <- vegdist(ground_BCI, binary=TRUE)

# Reshape the beta diversity matrix from wide to long format
ground_beta_mat <- as.matrix(ground_beta)
ground_beta_mat[!lower.tri(ground_beta_mat)] <- NA
ground_beta_df <- as.data.frame(ground_beta_mat)
ground_beta_df$plot1 <- row.names(ground_beta_df)
ground_beta_df_long <- gather(ground_beta_df, "plot2", "ground_beta", 1:60)
ground_beta_df_long <- filter(ground_beta_df_long, !is.na(ground_beta))

# Merge beta_df_long with data.frame columns for plot characteristics
ground_beta_df_long <- inner_join(ground_beta_df_long, select(canopy_dens, Site:EcoCondition), by = c("plot1" = "Plot_Num"))
ground_beta_df_long <- inner_join(ground_beta_df_long, select(canopy_dens, Site:EcoCondition), by = c("plot2" = "Plot_Num"))

## ---- chunk 166
ggplot(data = filter(ground_beta_df_long, Site.x == Site.y), aes(x = Site.x, y = ground_beta)) +
  geom_boxplot()
## ---- chunk 167
ground_beta_temp <- filter(ground_beta_df_long, Site.x == Site.y)
t.test(data = ground_beta_temp, ground_beta~Site.x)
## ---- chunk 168
ground_beta_temp <- filter(ground_beta_df_long, Site.x == Site.y, Location.x == Location.y)
ggplot(data = ground_beta_temp, aes(x = Site.x, y = ground_beta, fill = Location.x)) +
  geom_boxplot()

## ---- chunk 169
kable(anova(lm(data = ground_beta_temp, ground_beta ~ Site.x * Location.x)), digits = 3, format = "pandoc", caption = "ANOVA table of Sorensen's For Total Ground Vegetation")
## ---- chunk 170
ground_beta_temp <- filter(ground_beta_df_long, Site.x == Site.y, Location.x != Location.y)
ggplot(data = ground_beta_temp, aes(x = Site.x, y = ground_beta)) +
  geom_boxplot()

t.test(data = ground_beta_temp, ground_beta~Site.x)

## ---- chunk 171
ground_beta_temp <- filter(ground_beta_df_long, Site.x != Site.y, Location.x == Location.y)
ggplot(data = ground_beta_temp, aes(x = Location.x, y = ground_beta)) +
  geom_boxplot()

t.test(data = ground_beta_temp, ground_beta~Location.x)

## ---- chunk 172
ground_beta_bray <- vegdist(ground_BCI, method = "bray")

# Reshape the beta diversity matrix from wide to long format
ground_beta_bray_mat <- as.matrix(ground_beta_bray)
ground_beta_bray_mat[!lower.tri(ground_beta_bray_mat)] <- NA
ground_beta_bray_df <- as.data.frame(ground_beta_bray_mat)
ground_beta_bray_df$plot1 <- row.names(ground_beta_bray_df)
ground_beta_bray_df_long <- gather(ground_beta_bray_df, "plot2", "ground_beta_bray", 1:60)
ground_beta_bray_df_long <- filter(ground_beta_bray_df_long, !is.na(ground_beta_bray))

# Merge ground_beta_bray_df_long with data.frame columns for plot characteristics
ground_beta_bray_df_long <- inner_join(ground_beta_bray_df_long, select(canopy_dens, Site:EcoCondition), by = c("plot1" = "Plot_Num"))
ground_beta_bray_df_long <- inner_join(ground_beta_bray_df_long, select(canopy_dens, Site:EcoCondition), by = c("plot2" = "Plot_Num"))

## ---- chunk 173
ggplot(data = filter(ground_beta_bray_df_long, Site.x == Site.y), aes(x = Site.x, y = ground_beta_bray)) +
  geom_boxplot()
## ---- chunk 174
ground_beta_bray_temp <- filter(ground_beta_bray_df_long, Site.x == Site.y)
t.test(data = ground_beta_bray_temp, ground_beta_bray~Site.x)
## ---- chunk 175
ground_beta_bray_temp <- filter(ground_beta_bray_df_long, Site.x == Site.y, Location.x == Location.y)
ggplot(data = ground_beta_bray_temp, aes(x = Site.x, y = ground_beta_bray, fill = Location.x)) +
  geom_boxplot()

## ---- chunk 176
kable(anova(lm(data = ground_beta_bray_temp, ground_beta_bray ~ Site.x * Location.x)), digits = 3, format = "pandoc", caption = "ANOVA table of Bray-Curtis of Total Ground Vegetation")
## ---- chunk 177
ground_beta_bray_temp <- filter(ground_beta_bray_df_long, Site.x == Site.y, Location.x != Location.y)
ggplot(data = ground_beta_bray_temp, aes(x = Site.x, y = ground_beta_bray)) +
  geom_boxplot()

t.test(data = ground_beta_bray_temp, ground_beta_bray~Site.x)

## ---- chunk 178
ground_beta_temp <- filter(ground_beta_df_long, Site.x != Site.y, Location.x == Location.y)
ggplot(data = ground_beta_temp, aes(x = Location.x, y = ground_beta)) +
  geom_boxplot()

t.test(data = ground_beta_temp, ground_beta~Location.x)
## ---- chunk 179
native_ground_beta <- vegdist(native_ground_BCI, binary=TRUE)

# Reshape the beta diversity matrix from wide to long format
native_ground_beta_mat <- as.matrix(native_ground_beta)
native_ground_beta_mat[!lower.tri(native_ground_beta_mat)] <- NA
native_ground_beta_df <- as.data.frame(native_ground_beta_mat)
native_ground_beta_df$plot1 <- row.names(native_ground_beta_df)
native_ground_beta_df_long <- gather(native_ground_beta_df, "plot2", "native_ground_beta", 1:60)
native_ground_beta_df_long <- filter(native_ground_beta_df_long, !is.na(native_ground_beta))

# Merge beta_df_long with data.frame columns for plot characteristics
native_ground_beta_df_long <- inner_join(native_ground_beta_df_long, select(canopy_dens, Site:EcoCondition), by = c("plot1" = "Plot_Num"))
native_ground_beta_df_long <- inner_join(native_ground_beta_df_long, select(canopy_dens, Site:EcoCondition), by = c("plot2" = "Plot_Num"))


## ---- chunk 180
ggplot(data = filter(native_ground_beta_df_long, Site.x == Site.y), aes(x = Site.x, y = native_ground_beta)) +
  geom_boxplot()
## ---- chunk 181
native_ground_beta_temp <- filter(native_ground_beta_df_long, Site.x == Site.y)
t.test(data = native_ground_beta_temp, native_ground_beta~Site.x)
## ---- chunk 182
native_ground_beta_temp <- filter(native_ground_beta_df_long, Site.x == Site.y, Location.x == Location.y)
ggplot(data = native_ground_beta_temp, aes(x = Site.x, y = native_ground_beta, fill = Location.x)) +
  geom_boxplot()

## ---- chunk 183
kable(anova(lm(data = native_ground_beta_temp, native_ground_beta ~ Site.x * Location.x)), digits = 3, format = "pandoc", caption = "ANOVA table of Sorensen's for Native Ground Vegetation")
## ---- chunk 184
native_ground_beta_temp <- filter(native_ground_beta_df_long, Site.x == Site.y, Location.x != Location.y)
ggplot(data = native_ground_beta_temp, aes(x = Site.x, y = native_ground_beta)) +
  geom_boxplot()

t.test(data = native_ground_beta_temp, native_ground_beta~Site.x)

## ---- chunk 185
native_ground_beta_temp <- filter(native_ground_beta_df_long, Site.x != Site.y, Location.x == Location.y)
ggplot(data = native_ground_beta_temp, aes(x = Location.x, y = native_ground_beta)) +
  geom_boxplot()

t.test(data = native_ground_beta_temp, native_ground_beta~Location.x)

## ---- chunk 186
native_ground_beta_bray <- vegdist(native_ground_BCI, method = "bray")

# Reshape the beta diversity matrix from wide to long format
native_ground_beta_bray_mat <- as.matrix(native_ground_beta_bray)
native_ground_beta_bray_mat[!lower.tri(native_ground_beta_bray_mat)] <- NA
native_ground_beta_bray_df <- as.data.frame(native_ground_beta_bray_mat)
native_ground_beta_bray_df$plot1 <- row.names(native_ground_beta_bray_df)
native_ground_beta_bray_df_long <- gather(native_ground_beta_bray_df, "plot2", "native_ground_beta_bray", 1:60)
native_ground_beta_bray_df_long <- filter(native_ground_beta_bray_df_long, !is.na(native_ground_beta_bray))

# Merge native_ground_beta_bray_df_long with data.frame columns for plot characteristics
native_ground_beta_bray_df_long <- inner_join(native_ground_beta_bray_df_long, select(canopy_dens, Site:EcoCondition), by = c("plot1" = "Plot_Num"))
native_ground_beta_bray_df_long <- inner_join(native_ground_beta_bray_df_long, select(canopy_dens, Site:EcoCondition), by = c("plot2" = "Plot_Num"))

## ---- chunk 187
ggplot(data = filter(native_ground_beta_bray_df_long, Site.x == Site.y), aes(x = Site.x, y = native_ground_beta_bray)) +
  geom_boxplot()
## ---- chunk 188
native_ground_beta_bray_temp <- filter(native_ground_beta_bray_df_long, Site.x == Site.y)
t.test(data = native_ground_beta_bray_temp, native_ground_beta_bray~Site.x)
## ---- chunk 189
native_ground_beta_bray_temp <- filter(native_ground_beta_bray_df_long, Site.x == Site.y, Location.x == Location.y)
ggplot(data = native_ground_beta_bray_temp, aes(x = Site.x, y = native_ground_beta_bray, fill = Location.x)) +
  geom_boxplot()
## ---- chunk 190
kable(anova(lm(data = native_ground_beta_bray_temp, native_ground_beta_bray ~ Site.x * Location.x)), digits = 3, format = "pandoc", caption = "ANOVA table of Bray-Curtis for Native Ground Vegetation")
## ---- chunk 191
native_ground_beta_bray_temp <- filter(native_ground_beta_bray_df_long, Site.x == Site.y, Location.x != Location.y)
ggplot(data = native_ground_beta_bray_temp, aes(x = Site.x, y = native_ground_beta_bray)) +
  geom_boxplot()


t.test(data = native_ground_beta_bray_temp, native_ground_beta_bray~Site.x)
## ---- chunk 192
native_ground_beta_bray_temp <- filter(native_ground_beta_bray_df_long, Site.x != Site.y, Location.x == Location.y)
ggplot(data = native_ground_beta_bray_temp, aes(x = Location.x, y = native_ground_beta_bray)) +
  geom_boxplot()

t.test(data = native_ground_beta_bray_temp, native_ground_beta_bray~Location.x)
## ---- chunk 193
citation()
citation("tidyverse")
citation("tidyr")
citation("dplyr")
citation("vegan")
